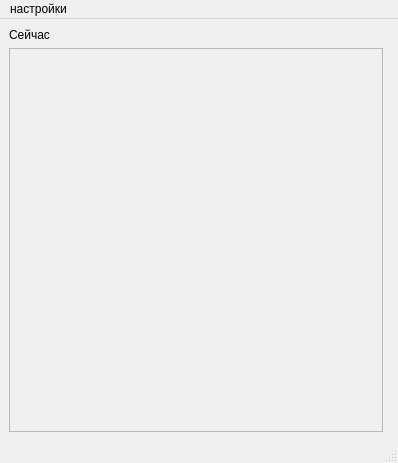
<?xml version="1.0" encoding="UTF-8"?>
<ui version="4.0">
 <class>MainWindow</class>
 <widget class="QMainWindow" name="MainWindow">
  <property name="geometry">
   <rect>
    <x>0</x>
    <y>0</y>
    <width>398</width>
    <height>463</height>
   </rect>
  </property>
  <property name="windowTitle">
   <string>MainWindow</string>
  </property>
  <widget class="QWidget" name="centralwidget">
   <layout class="QGridLayout" name="gridLayout">
    <item row="1" column="0">
     <layout class="QHBoxLayout" name="horizontalLayout">
      <item>
       <layout class="QVBoxLayout" name="verticalLayout">
        <item>
         <widget class="QLabel" name="current">
          <property name="text">
           <string>Сейчас</string>
          </property>
         </widget>
        </item>
        <item>
         <layout class="QVBoxLayout" name="Vlayouy">
          <item>
           <widget class="QScrollArea" name="scrollArea">
            <property name="widgetResizable">
             <bool>true</bool>
            </property>
            <widget class="QWidget" name="scrollWidget">
             <property name="geometry">
              <rect>
               <x>0</x>
               <y>0</y>
               <width>366</width>
               <height>376</height>
              </rect>
             </property>
             <layout class="QVBoxLayout" name="verticalLayout_2">
              <item>
               <layout class="QVBoxLayout" name="weatherList"/>
              </item>
             </layout>
            </widget>
           </widget>
          </item>
         </layout>
        </item>
       </layout>
      </item>
      <item>
       <widget class="QWidget" name="graph" native="true">
        <property name="enabled">
         <bool>true</bool>
        </property>
       </widget>
      </item>
     </layout>
    </item>
   </layout>
  </widget>
  <widget class="QMenuBar" name="menubar">
   <property name="geometry">
    <rect>
     <x>0</x>
     <y>0</y>
     <width>398</width>
     <height>20</height>
    </rect>
   </property>
   <widget class="QMenu" name="menu">
    <property name="title">
     <string>настройки</string>
    </property>
    <addaction name="changeLocationBtn"/>
    <addaction name="changeUiBtn"/>
   </widget>
   <addaction name="menu"/>
  </widget>
  <widget class="QStatusBar" name="statusbar"/>
  <action name="changeLocationBtn">
   <property name="text">
    <string>Изменить регион</string>
   </property>
  </action>
  <action name="changeUiBtn">
   <property name="text">
    <string>Изменить интерфейс</string>
   </property>
  </action>
 </widget>
 <resources/>
 <connections/>
</ui>
